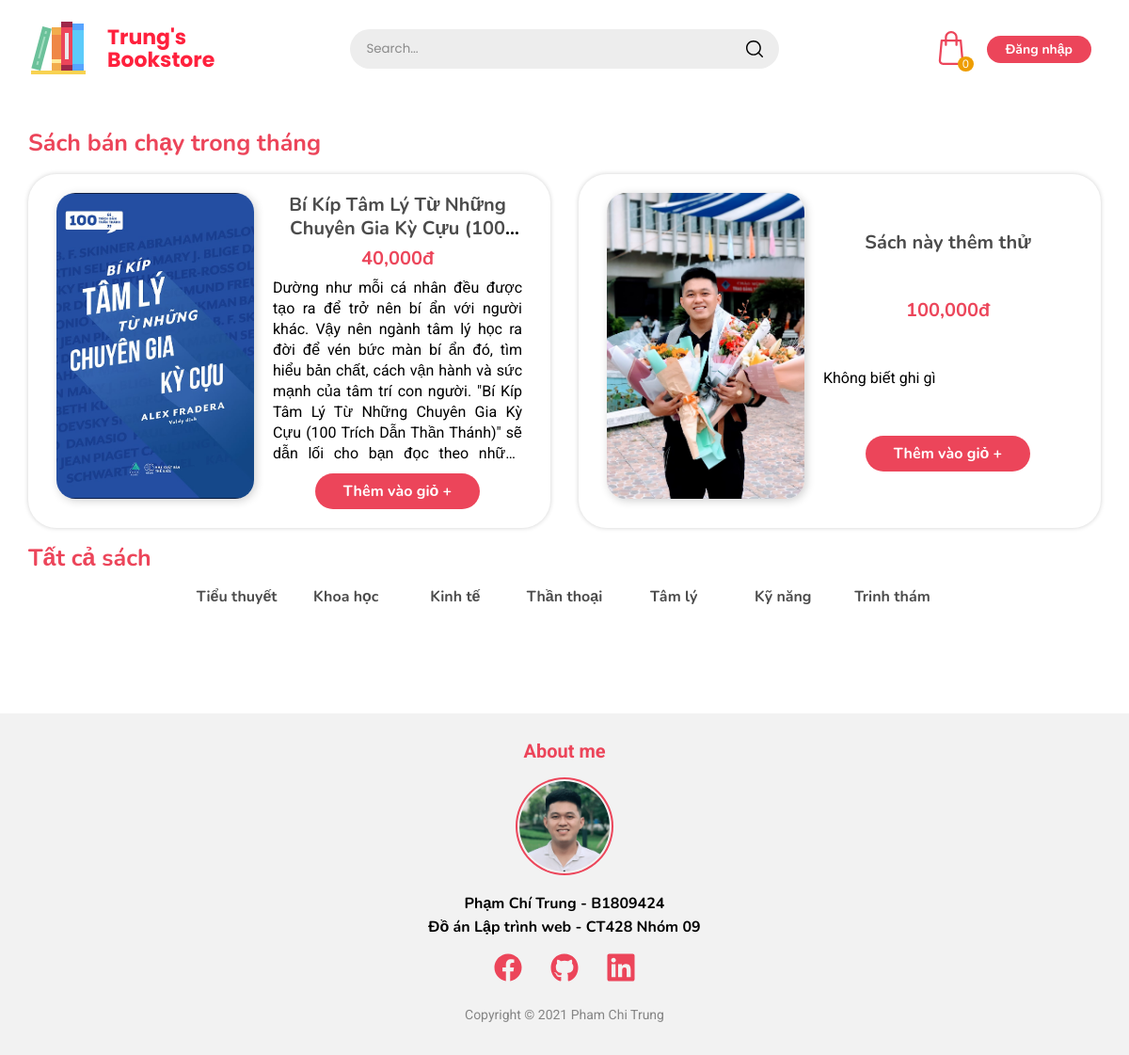
The page / on the database its author committed.
### tables this page shows
CREATE TABLE `loaihanghoa`  (
  `MaLoaiHang` int(11) NOT NULL AUTO_INCREMENT,
  `TenLoaiHang` varchar(255) NULL DEFAULT NULL,
  PRIMARY KEY (`MaLoaiHang`) USING BTREE
);

### App/Controllers/HomeController.php (called while the page is built, shortened)
<?php
class HomeController extends Controller
{
  private $book;
  private $bookKind;
  function __construct()
  {
    $this->book =  $this->model("BookModel");
    $this->bookKind =  $this->model("BookKindModel");
  }
  function index()
  {
    $data['books'] = $this->book->all();
    $data['popularBook'][] = $data['books'][35];
    $data['popularBook'][] = $data['books'][34];
    $data['popularBook'][] = $data['books'][34];
    $data['popularBook'][] = $data['books'][32];
    $data['popularBook'][] = $data['books'][31];
    $data['popularBook'][] = $data['books'][12];
    $data['popularBook'][] = $data['books'][23];
    $data['popularBook'][] = $data['books'][13];
    $data['popularBook'][] = $data['books'][14];
    $data['categories'] = $this->bookKind->all();
    $this->view("client", "home" . DS . "index", $data);
  }
}

### App/Core/App.php (called while the page is built, shortened)
<?php
class App
{
  private $controller = \DEFAULT_CONTROLLER;
  private $action = \DEFAULT_ACTION;
  function __construct()
  {
    $url = $this->urlProcess();
    if ($url[0] === "admin") {
      unset($url[0]);
      if (!isset($_SESSION['admin']) && \strtolower($url[1]) != "login") {
        $url[1] = "Login";
        $url[2] = "index";
      }
      if (file_exists(CONT . DS . "admin" . DS . ucfirst($url[1]) . "Controller.php")) {
        $this->controller = ucfirst($url[1]);
        $GLOBALS['currentRoute'] = $url[1];
        unset($url[1]);
      }
      $this->controller .= "Controller";
      require_once(CONT . DS . "admin" . DS . $this->controller . ".php");
      $this->controller = new $this->controller;
      if (method_exists($this->controller, $url[2])) {
        $this->action = $url[2];
        $GLOBALS['currentAction'] = $url[2];
        unset($url[2]);
      }
    } else {
      if (file_exists(CONT . DS . ucfirst($url[0]) . "Controller.php")) {
        $this->controller = ucfirst($url[0]);
        unset($url[0]);
      }
      $this->controller = $this->controller . "Controller";
      $this->controller = new $this->controller;
      if (isset($url[1]) && method_exists($this->controller, $url[1])) {
        $this->action = $url[1];
        unset($url[1]);
      }
    }
    $this->params = $url ? array_values($url) : [];
    call_user_func_array([$this->controller, $this->action], $this->params);
  }
  function urlProcess()
  {
    if (isset($_GET['url'])) {
      $url = explode('/', filter_var(trim($url = $_GET['url'])));
      if ($url[0] === "admin") {
        if (!isset($url[1]) || $url[1] === "") {
          $url[1] = \DEFAULT_CONTROLLER;
        }
        if (!isset($url[2]) || $url[2] === "") {
          $url[2] = \DEFAULT_ACTION;
        }
      }
      return $url;
    } else {
      return [
        DEFAULT_CONTROLLER,
        DEFAULT_ACTION,
      ];
    }
  }
}

### index.php (called while the page is built, shortened)
<?php
$app = new App();

### App/Core/Database.php (called while the page is built, shortened)
<?php
class Database
{
  public function __construct()
  {
    $this->db = new mysqli(DB_HOSTNAME, DB_USERNAME, DB_PASSWORD, DB_NAME);
  }
}

### App/Models/BookModel.php (called while the page is built, shortened)
<?php
class BookModel extends Database
{
  function all()
  {
    $sql = "SELECT * FROM view_DanhSachHangHoa";
    $result = $this->db->query($sql);
    if ($result->num_rows > 0) {
      return $result->fetch_all(MYSQLI_ASSOC);
    } else {
      return false;
    }
  }
}

### App/Models/BookKindModel.php (called while the page is built, shortened)
<?php
class BookKindModel extends Database
{
  private $table = "LOAIHANGHOA";
  function all()
  {
    $sql = "SELECT * FROM $this->table";
    $result = $this->db->query($sql);
    if ($result->num_rows > 0) {
      return $result->fetch_all(MYSQLI_ASSOC);
    } else {
      return false;
    }
  }
}

### App/Views/home/index.php (the view, shortened to what this page needs)
<div class="banner">
</div>
<?php if (isset($data['popularBook'])) : ?>
  <div class="popular-book__title">
    <h3>Sách bán chạy trong tháng</h3>
  </div>
  <section class="popular-book">
    <?php foreach ($data['popularBook'] as $key => $popularBook) : ?>
      <?php if ($key < 2) : ?>
        <div class="popular-book__item">
          <img class="popular-book__item__image" src="<?= DOCUMENT_ROOT . "/public/uploads/book-images/" . $popularBook['Hinh1'] ?>" alt="Best Seller Book">
          <div class="popular-book__item__info">
            <div class="popular-book__item__info__title"><a href="<?= DOCUMENT_ROOT . "/book/detail/" . $popularBook['MSHH'] ?>"><?= $popularBook['TenHH'] ?></a></div>
            <div class="popular-book__item__info__price"><?= number_format($popularBook['Gia'], 0, '', ',') ?>đ </div>
            <div class="popular-book__item__info__content"><?= $popularBook['GhiChu'] ?></div>
            <div class="popular-book__item__button" id="cartButton<?= $key  ?>">
              <?php
              $flag = 0;
              ?>
                <?php
              if ($flag == 0) {
                ?>
                <button onClick="addToCart(<?= $popularBook['MSHH'] ?>, <?= $key ?>)" class="btn btn--primary">Thêm vào giỏ +</button>
              <?php
              }
              ?>
            </div>
          </div>
        </div>
      <?php endif; ?>
    <?php endforeach; ?>
  </section>
<?php endif; ?>
<div class="category-book__title">
  <h3>Tất cả sách</h3>
</div>
<nav>
  <ul id="navCategory" class="nav">
    <?php foreach ($data['categories'] as $key => $category) : ?>
      <?php if ($key + 1 <= 13) : ?>
        <li onclick="addCategory(this)" class="nav__item" value="<?= $category['MaLoaiHang'] ?>"><?= $category['TenLoaiHang'] ?></li>
      <?php endif; ?>
    <?php endforeach; ?>
</nav>

### App/Core/Controller.php (shortened to what this page needs)
<?php
class Controller
{
  function view($role, $view, $data = [])
  {
    if ($role === "admin") {
      $view = "admin" . DS . $view . ".php";
    } else {
      $view .= ".php";
    }
    if (\file_exists(VIEW . DS . $view)) {
      require_once(VIEW . DS . "layout/" . $role . "_" . "layout.php");
      return;
    } else {
      die("Not found view " . $view);
    }
  }
}

### App/Views/layout/client_layout.php (shortened to what this page needs)
<!DOCTYPE html>
<html lang="en">
<head>
  <link rel="stylesheet" href="<?= DOCUMENT_ROOT ?>/public/css/style.css">
  <link rel="stylesheet" href="<?= DOCUMENT_ROOT ?>/public/css/header.css">
  <link rel="stylesheet" href="<?= DOCUMENT_ROOT ?>/public/css/footer.css">
  <link rel="stylesheet" href="<?= DOCUMENT_ROOT ?>/public/css/<?= strtolower($GLOBALS['currentRoute']) ?>.css">
</head>
<body>
  <?php if (strpos($GLOBALS['currentRoute'], "login") !== false) : ?>
    <?php require_once(VIEW . DS . $view); ?>
  <?php else : ?>
    <?php require_once(VIEW . DS . "includes/client/header.php") ?>
    <div class="wrapper">
      <div class="container">
        <?php require_once(VIEW . DS . $view) ?>
      </div>
    </div>
    <?php require_once(VIEW . DS . "includes/client/footer.php") ?>
  <?php endif; ?>
</body>
</html>

### App/Views/includes/client/header.php (shortened to what this page needs)
<header class="container-fluid">
  <div class="container header">
    <a href="<?= DOCUMENT_ROOT ?>/home" class="header__logo"><img src="<?= DOCUMENT_ROOT ?>/public/img/icon.png" alt="Trung's Bookstore logo">
      <h1 class="header__name">Trung's <br> Bookstore</h1>
    </a>
    <form class="header__search" action="<?= DOCUMENT_ROOT ?>/book/search" method="post">
      <input type="text" name="key" placeholder="Search..."><input type="image" class="header__search__icon" src="<?= DOCUMENT_ROOT ?>/public/img/search.svg" alt="Search icon">
    </form>
    <div class="header__user">
      <div class="header__user__cart">
        <a href="<?= DOCUMENT_ROOT ?>/cart"> <img src="<?= DOCUMENT_ROOT ?>/public/img/bag.svg" alt="Shopping Cart Icon"></a>
        <span class='header__user__cart__badge' id='headerCartCount'><?= isset($_SESSION['booksInCart']) ? count($_SESSION['booksInCart']) : "0" ?></span>
      </div>
      <?php if (isset($_SESSION['userDetail'])) : ?>
        <a href="<?= DOCUMENT_ROOT ?>/profile">
          <span class="header__user__username"><?= isset($_SESSION['userDetail']) ? $_SESSION['userDetail']['HoTenKH'] : "Phạm Chí Trung" ?>
          </span>
          <div class="header__user__avatar">
            <img src="<?= DOCUMENT_ROOT ?>/public/admin/img/trung-avatar.png" alt="User Avatar">
            <div class="header__user__logout"><a href="<?= DOCUMENT_ROOT ?>/login/logout">Đăng xuất</a></div>
          </div>
        </a>
        <div onClick="openMenu();" class="header__menu"> <img src="<?= DOCUMENT_ROOT ?>/public/img/menu.svg" alt="Menu icon"></div>
    </div>
  <?php else : ?>
    <div class="header__login-button">
      <a href="<?= DOCUMENT_ROOT . "/login" ?>"><button class="btn btn--primary">Đăng nhập</button></a>
    </div>
  <?php endif; ?>
  </div>
</header>

### App/Views/includes/client/footer.php
<footer id="footer" class="footer container-fluid">
  <h5>About me</h5>
  <img class="footer__avatar" src="<?= DOCUMENT_ROOT . "/public/admin/img/trung-avatar.png" ?>">
  <div class="footer__info">
    <div>Phạm Chí Trung - B1809424
      <br>
      Đồ án Lập trình web - CT428 Nhóm 09
    </div>
    <ul class="footer__info__social">
      <li><a href="https://www.facebook.com/trungxi.it" target="_blank"><img src="<?= DOCUMENT_ROOT . "/public/img/icon-facebook.svg" ?>" alt="Facebook icon"></a></li>
      <li><a href="https://github.com/TrungXiIT" target="_blank"><img src="<?= DOCUMENT_ROOT . "/public/img/icon-github.svg" ?>" alt="Github icon"></a></li>
      <li><a href="https://www.linkedin.com/in/trung-ph%E1%BA%A1m-101b871a2" target="_blank"><img src="<?= DOCUMENT_ROOT . "/public/img/icon-linked.svg" ?>" alt="Linked icon"></a></li>
    </ul>
    <div class="footer__copyright">
      Copyright © 2021 Pham Chi Trung
    </div>
  </div>
</footer>

### public/css/style.css (style rules this page uses)
:root { --primary-color: #ec455a; --secondary-color: #f7566b; --third-color: #ff7183; --active-color: #c83245; --hover-color: #df4155; --content-color: #4b4b4b; --font-title: "Nunito", sans-serif; --font-content: "Roboto", sans-serif; }
* { margin: 0; padding: 0; box-sizing: border-box; transition: all 100ms; }
ul, li { list-style-type: none; }
a { text-decoration: none; color: var(--content-color); }
body { font-family: var(--font-title); font-size: 1rem; line-height: 1; }
h3 { font-size: 25px; font-family: var(--font-title); font-weight: bold; color: var(--primary-color); margin: 20px 0; }
h5 { font-family: var(--font-content); font-size: 20px; color: var(--primary-color); }
.wrapper { max-width: 1440px; margin: 0 auto; }
.container { max-width: 1170px; padding: 0 15px; margin: 0 auto; }
.container-fluid { max-width: 100vw; padding: 0 15px; margin: 0 auto; }
.btn { font-family: var(--font-title); font-weight: bold; font-size: 16px; padding: 8px 30px; outline: none; border-radius: 60px; border: none; transition: all 300ms; }
.btn--primary { background-color: var(--primary-color); color: #fff; }

### public/css/header.css (style rules this page uses)
.header { margin-top: 20px; display: flex; justify-content: space-between; }
.header__logo { display: flex; align-items: center; }
.header__logo img { width: 64px; height: 64px; }
.header__name { line-height: 1.1; font-family: "Poppins", sans-serif; font-weight: bold; font-size: 22px; color: #ff213d; margin-left: 20px; }
.header__search { display: flex; align-items: center; justify-content: center; width: 50%; position: relative; }
.header__search input[type="text"] { width: 80%; height: 42px; border: none; border-radius: 1.5rem; background-color: #ededed; outline: none; padding: 10px 50px 10px 15px; font-family: "Poppins", sans-serif; border: solid 2px #ec455b00; }
.header__search__icon { position: absolute; text-decoration: none; width: 18px; right: 13%; cursor: pointer; }
.header__search input[type="text"]::placeholder { color: #8a8a8a; }
.header__user { display: flex; align-items: center; justify-content: space-between; }
.header__user > * { margin-left: 20px; }
.header__user__cart { position: relative; }
.header__user__cart img { width: 36px; cursor: pointer; }
.header__user__cart__badge { -webkit-border-radius: 50%; -moz-border-radius: 50%; border-radius: 50%; font-size: 12px; text-align: center; background: #ee9d00; color: #fff; padding: 2px 5px; position: absolute; top: 70%; left: 70%; }
.header__login-button { display: flex; align-items: center; }
.header__login-button button { font-size: 14px; padding: 5px 20px; margin-right: 10px; }

### public/css/footer.css (style rules this page uses)
.footer { width: 100%; background-color: #f2f2f2; margin-top: 20px; padding: 30px 0; display: flex; flex-direction: column; justify-content: center; align-items: center; }
.footer > *:not(:last-child) { margin-bottom: 20px; }
.footer__avatar { cursor: pointer; width: 100px; height: 100px; border-radius: 50%; border: 2px solid rgba(255, 255, 255, 0); box-shadow: 0 0 0 2px var(--primary-color); object-fit: cover; }
.footer__info { display: flex; flex-direction: column; align-items: center; line-height: 25px; font-family: var(--font-title); font-weight: bold; font-size: 16px; text-align: center; }
.footer__info > *:not(:last-child) { margin-bottom: 15px; }
.footer__info__social { width: 150px; display: flex; justify-content: space-between; }
.footer__info__social img { width: 30px; height: 30px; }
.footer__copyright { color: #858585; font-family: var(--font-content); font-size: 14px; font-weight: normal; }

### rows shown on the page
loaihanghoa: $category['MaLoaiHang'] 1 (drawn), TenLoaiHang "Tiểu thuyết"
loaihanghoa: $category['MaLoaiHang'] 2 (drawn), TenLoaiHang "Khoa học"
loaihanghoa: $category['MaLoaiHang'] 3 (drawn), TenLoaiHang "Kinh tế"
loaihanghoa: $category['MaLoaiHang'] 4 (drawn), TenLoaiHang "Thần thoại"
loaihanghoa: $category['MaLoaiHang'] 5 (drawn), TenLoaiHang "Tâm lý"
loaihanghoa: $category['MaLoaiHang'] 6 (drawn), TenLoaiHang "Kỹ năng"
loaihanghoa: $category['MaLoaiHang'] 11 (drawn), TenLoaiHang "Trinh thám"

### other values the page prints
count($_SESSION['booksInCart']) "0"
$popularBook['TenHH'] "Bí Kíp Tâm Lý Từ Những Chuyên Gia Kỳ Cựu…"
$popularBook['Gia'] "40,000"
$popularBook['TenHH'] "Sách này thêm thử"
$popularBook['Gia'] "100,000"
$popularBook['GhiChu'] "Không biết ghi gì"
